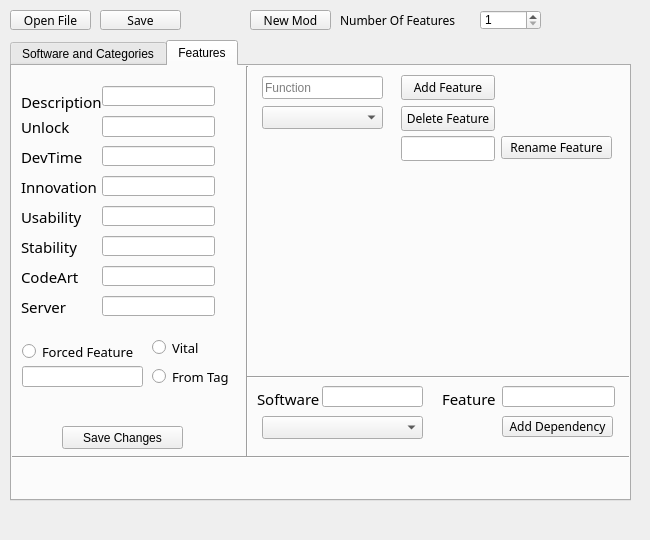
<?xml version="1.0" encoding="UTF-8"?>
<ui version="4.0">
 <class>MainWindow</class>
 <widget class="QMainWindow" name="MainWindow">
  <property name="enabled">
   <bool>true</bool>
  </property>
  <property name="geometry">
   <rect>
    <x>0</x>
    <y>0</y>
    <width>650</width>
    <height>540</height>
   </rect>
  </property>
  <property name="sizePolicy">
   <sizepolicy hsizetype="Expanding" vsizetype="Expanding">
    <horstretch>10</horstretch>
    <verstretch>10</verstretch>
   </sizepolicy>
  </property>
  <property name="minimumSize">
   <size>
    <width>650</width>
    <height>540</height>
   </size>
  </property>
  <property name="maximumSize">
   <size>
    <width>650</width>
    <height>540</height>
   </size>
  </property>
  <property name="windowTitle">
   <string>Modding Tool</string>
  </property>
  <property name="windowIcon">
   <iconset>
    <normaloff>../../../../../.designer/backup/icon.jpg</normaloff>../../../../../.designer/backup/icon.jpg</iconset>
  </property>
  <property name="iconSize">
   <size>
    <width>48</width>
    <height>48</height>
   </size>
  </property>
  <property name="tabShape">
   <enum>QTabWidget::Triangular</enum>
  </property>
  <widget class="QWidget" name="centralwidget">
   <widget class="QPushButton" name="openButton">
    <property name="enabled">
     <bool>true</bool>
    </property>
    <property name="geometry">
     <rect>
      <x>10</x>
      <y>10</y>
      <width>81</width>
      <height>20</height>
     </rect>
    </property>
    <property name="font">
     <font>
      <family>Raavi</family>
      <pointsize>9</pointsize>
     </font>
    </property>
    <property name="text">
     <string>Open File</string>
    </property>
   </widget>
   <widget class="QPushButton" name="saveButton">
    <property name="geometry">
     <rect>
      <x>100</x>
      <y>10</y>
      <width>81</width>
      <height>20</height>
     </rect>
    </property>
    <property name="font">
     <font>
      <family>Raavi</family>
      <pointsize>9</pointsize>
     </font>
    </property>
    <property name="text">
     <string>Save</string>
    </property>
   </widget>
   <widget class="QPushButton" name="newModButton">
    <property name="geometry">
     <rect>
      <x>250</x>
      <y>10</y>
      <width>81</width>
      <height>20</height>
     </rect>
    </property>
    <property name="font">
     <font>
      <family>Raavi</family>
      <pointsize>9</pointsize>
     </font>
    </property>
    <property name="text">
     <string>New Mod</string>
    </property>
   </widget>
   <widget class="QSpinBox" name="featureNum">
    <property name="geometry">
     <rect>
      <x>480</x>
      <y>10</y>
      <width>61</width>
      <height>20</height>
     </rect>
    </property>
    <property name="minimum">
     <number>1</number>
    </property>
    <property name="maximum">
     <number>20</number>
    </property>
   </widget>
   <widget class="QLabel" name="numberOfFeaturesLayout">
    <property name="geometry">
     <rect>
      <x>340</x>
      <y>10</y>
      <width>121</width>
      <height>20</height>
     </rect>
    </property>
    <property name="font">
     <font>
      <family>Raavi</family>
      <pointsize>9</pointsize>
     </font>
    </property>
    <property name="text">
     <string>Number Of Features</string>
    </property>
   </widget>
   <widget class="QTabWidget" name="tabWidget">
    <property name="geometry">
     <rect>
      <x>10</x>
      <y>40</y>
      <width>621</width>
      <height>461</height>
     </rect>
    </property>
    <property name="currentIndex">
     <number>1</number>
    </property>
    <property name="movable">
     <bool>false</bool>
    </property>
    <widget class="QWidget" name="softwareTab">
     <attribute name="title">
      <string>Software and Categories</string>
     </attribute>
     <widget class="QPushButton" name="saveSoftwareButton">
      <property name="enabled">
       <bool>true</bool>
      </property>
      <property name="geometry">
       <rect>
        <x>20</x>
        <y>390</y>
        <width>171</width>
        <height>23</height>
       </rect>
      </property>
      <property name="text">
       <string>Save Changes to Software Type</string>
      </property>
     </widget>
     <widget class="QComboBox" name="cComboBox">
      <property name="enabled">
       <bool>false</bool>
      </property>
      <property name="geometry">
       <rect>
        <x>320</x>
        <y>60</y>
        <width>121</width>
        <height>22</height>
       </rect>
      </property>
     </widget>
     <widget class="QPushButton" name="saveCategoryChanges">
      <property name="enabled">
       <bool>true</bool>
      </property>
      <property name="geometry">
       <rect>
        <x>320</x>
        <y>390</y>
        <width>131</width>
        <height>23</height>
       </rect>
      </property>
      <property name="text">
       <string>Save Category Changes</string>
      </property>
     </widget>
     <widget class="QPushButton" name="removeCategoryButton">
      <property name="enabled">
       <bool>false</bool>
      </property>
      <property name="geometry">
       <rect>
        <x>449</x>
        <y>59</y>
        <width>103</width>
        <height>23</height>
       </rect>
      </property>
      <property name="text">
       <string>Remove Category</string>
      </property>
     </widget>
     <widget class="QLineEdit" name="categoryField">
      <property name="geometry">
       <rect>
        <x>95</x>
        <y>60</y>
        <width>191</width>
        <height>20</height>
       </rect>
      </property>
     </widget>
     <widget class="QLabel" name="label_2">
      <property name="geometry">
       <rect>
        <x>15</x>
        <y>25</y>
        <width>89</width>
        <height>31</height>
       </rect>
      </property>
      <property name="font">
       <font>
        <family>Raavi</family>
        <pointsize>12</pointsize>
       </font>
      </property>
      <property name="text">
       <string>Name       </string>
      </property>
     </widget>
     <widget class="QLabel" name="label">
      <property name="geometry">
       <rect>
        <x>15</x>
        <y>85</y>
        <width>89</width>
        <height>31</height>
       </rect>
      </property>
      <property name="font">
       <font>
        <family>Raavi</family>
        <pointsize>12</pointsize>
       </font>
      </property>
      <property name="text">
       <string>Description</string>
      </property>
     </widget>
     <widget class="QLabel" name="label_8">
      <property name="geometry">
       <rect>
        <x>15</x>
        <y>55</y>
        <width>89</width>
        <height>31</height>
       </rect>
      </property>
      <property name="font">
       <font>
        <family>Raavi</family>
        <pointsize>12</pointsize>
       </font>
      </property>
      <property name="text">
       <string>&lt;html&gt;&lt;head/&gt;&lt;body&gt;&lt;p&gt;&lt;span style=&quot; font-size:12pt;&quot;&gt;Category&lt;/span&gt;&lt;/p&gt;&lt;/body&gt;&lt;/html&gt;</string>
      </property>
     </widget>
     <widget class="QLineEdit" name="description">
      <property name="geometry">
       <rect>
        <x>95</x>
        <y>90</y>
        <width>191</width>
        <height>20</height>
       </rect>
      </property>
     </widget>
     <widget class="QLabel" name="label_4">
      <property name="geometry">
       <rect>
        <x>20</x>
        <y>200</y>
        <width>89</width>
        <height>41</height>
       </rect>
      </property>
      <property name="font">
       <font>
        <family>Raavi</family>
        <pointsize>12</pointsize>
       </font>
      </property>
      <property name="text">
       <string>Random    </string>
      </property>
     </widget>
     <widget class="QLineEdit" name="nameField">
      <property name="enabled">
       <bool>true</bool>
      </property>
      <property name="geometry">
       <rect>
        <x>95</x>
        <y>30</y>
        <width>191</width>
        <height>20</height>
       </rect>
      </property>
     </widget>
     <widget class="QLabel" name="label_3">
      <property name="geometry">
       <rect>
        <x>15</x>
        <y>170</y>
        <width>89</width>
        <height>39</height>
       </rect>
      </property>
      <property name="font">
       <font>
        <family>Raavi</family>
        <pointsize>12</pointsize>
       </font>
      </property>
      <property name="text">
       <string>InHouse</string>
      </property>
     </widget>
     <widget class="QLabel" name="label_5">
      <property name="geometry">
       <rect>
        <x>15</x>
        <y>140</y>
        <width>89</width>
        <height>41</height>
       </rect>
      </property>
      <property name="font">
       <font>
        <family>Raavi</family>
        <pointsize>12</pointsize>
       </font>
      </property>
      <property name="text">
       <string>OSSpecific</string>
      </property>
     </widget>
     <widget class="QLineEdit" name="inHouse">
      <property name="geometry">
       <rect>
        <x>95</x>
        <y>180</y>
        <width>121</width>
        <height>21</height>
       </rect>
      </property>
     </widget>
     <widget class="QLineEdit" name="unlock">
      <property name="geometry">
       <rect>
        <x>95</x>
        <y>120</y>
        <width>121</width>
        <height>21</height>
       </rect>
      </property>
     </widget>
     <widget class="QLineEdit" name="osSpecific">
      <property name="geometry">
       <rect>
        <x>95</x>
        <y>150</y>
        <width>121</width>
        <height>21</height>
       </rect>
      </property>
     </widget>
     <widget class="QLabel" name="label_7">
      <property name="geometry">
       <rect>
        <x>15</x>
        <y>110</y>
        <width>89</width>
        <height>39</height>
       </rect>
      </property>
      <property name="font">
       <font>
        <family>Raavi</family>
        <pointsize>12</pointsize>
       </font>
      </property>
      <property name="text">
       <string>Unlock     </string>
      </property>
     </widget>
     <widget class="QLineEdit" name="nameGenerator">
      <property name="geometry">
       <rect>
        <x>20</x>
        <y>350</y>
        <width>171</width>
        <height>21</height>
       </rect>
      </property>
     </widget>
     <widget class="QLabel" name="label_23">
      <property name="geometry">
       <rect>
        <x>20</x>
        <y>320</y>
        <width>109</width>
        <height>39</height>
       </rect>
      </property>
      <property name="font">
       <font>
        <family>Raavi</family>
        <pointsize>12</pointsize>
       </font>
      </property>
      <property name="text">
       <string>Name Generator</string>
      </property>
     </widget>
     <widget class="QCheckBox" name="categoryCheckbox">
      <property name="enabled">
       <bool>true</bool>
      </property>
      <property name="geometry">
       <rect>
        <x>320</x>
        <y>30</y>
        <width>101</width>
        <height>17</height>
       </rect>
      </property>
      <property name="font">
       <font>
        <family>Raavi</family>
        <pointsize>12</pointsize>
       </font>
      </property>
      <property name="text">
       <string>Categories</string>
      </property>
     </widget>
     <widget class="QLineEdit" name="categName">
      <property name="enabled">
       <bool>true</bool>
      </property>
      <property name="geometry">
       <rect>
        <x>400</x>
        <y>110</y>
        <width>151</width>
        <height>20</height>
       </rect>
      </property>
     </widget>
     <widget class="QLabel" name="label_28">
      <property name="geometry">
       <rect>
        <x>320</x>
        <y>140</y>
        <width>71</width>
        <height>20</height>
       </rect>
      </property>
      <property name="font">
       <font>
        <family>Raavi</family>
        <pointsize>12</pointsize>
       </font>
      </property>
      <property name="text">
       <string>Description</string>
      </property>
     </widget>
     <widget class="QLabel" name="label_29">
      <property name="geometry">
       <rect>
        <x>319</x>
        <y>170</y>
        <width>71</width>
        <height>16</height>
       </rect>
      </property>
      <property name="font">
       <font>
        <family>Raavi</family>
        <pointsize>12</pointsize>
       </font>
      </property>
      <property name="text">
       <string>Unlock</string>
      </property>
     </widget>
     <widget class="QLabel" name="label_30">
      <property name="geometry">
       <rect>
        <x>319</x>
        <y>199</y>
        <width>71</width>
        <height>20</height>
       </rect>
      </property>
      <property name="font">
       <font>
        <family>Raavi</family>
        <pointsize>12</pointsize>
       </font>
      </property>
      <property name="text">
       <string>Popularity</string>
      </property>
     </widget>
     <widget class="QLabel" name="label_32">
      <property name="geometry">
       <rect>
        <x>319</x>
        <y>230</y>
        <width>71</width>
        <height>16</height>
       </rect>
      </property>
      <property name="font">
       <font>
        <family>Raavi</family>
        <pointsize>12</pointsize>
       </font>
      </property>
      <property name="text">
       <string>Retention</string>
      </property>
     </widget>
     <widget class="QLineEdit" name="categUnlock">
      <property name="enabled">
       <bool>true</bool>
      </property>
      <property name="geometry">
       <rect>
        <x>400</x>
        <y>170</y>
        <width>81</width>
        <height>20</height>
       </rect>
      </property>
     </widget>
     <widget class="QLabel" name="label_31">
      <property name="geometry">
       <rect>
        <x>320</x>
        <y>259</y>
        <width>71</width>
        <height>20</height>
       </rect>
      </property>
      <property name="font">
       <font>
        <family>Raavi</family>
        <pointsize>12</pointsize>
       </font>
      </property>
      <property name="text">
       <string>TimeScale</string>
      </property>
     </widget>
     <widget class="QPushButton" name="addCategoryButton">
      <property name="enabled">
       <bool>false</bool>
      </property>
      <property name="geometry">
       <rect>
        <x>449</x>
        <y>85</y>
        <width>103</width>
        <height>22</height>
       </rect>
      </property>
      <property name="text">
       <string>Add Category</string>
      </property>
     </widget>
     <widget class="QLabel" name="label_33">
      <property name="geometry">
       <rect>
        <x>320</x>
        <y>290</y>
        <width>71</width>
        <height>16</height>
       </rect>
      </property>
      <property name="font">
       <font>
        <family>Raavi</family>
        <pointsize>12</pointsize>
       </font>
      </property>
      <property name="text">
       <string>Iterative</string>
      </property>
     </widget>
     <widget class="QLineEdit" name="categNameGen">
      <property name="geometry">
       <rect>
        <x>440</x>
        <y>320</y>
        <width>111</width>
        <height>21</height>
       </rect>
      </property>
     </widget>
     <widget class="QLabel" name="label_34">
      <property name="geometry">
       <rect>
        <x>319</x>
        <y>320</y>
        <width>121</width>
        <height>16</height>
       </rect>
      </property>
      <property name="font">
       <font>
        <family>Raavi</family>
        <pointsize>12</pointsize>
       </font>
      </property>
      <property name="text">
       <string>Name Generator</string>
      </property>
     </widget>
     <widget class="QLabel" name="label_24">
      <property name="geometry">
       <rect>
        <x>20</x>
        <y>230</y>
        <width>89</width>
        <height>39</height>
       </rect>
      </property>
      <property name="font">
       <font>
        <family>Raavi</family>
        <pointsize>12</pointsize>
       </font>
      </property>
      <property name="text">
       <string>Retention</string>
      </property>
     </widget>
     <widget class="QLabel" name="label_25">
      <property name="geometry">
       <rect>
        <x>20</x>
        <y>260</y>
        <width>89</width>
        <height>39</height>
       </rect>
      </property>
      <property name="font">
       <font>
        <family>Raavi</family>
        <pointsize>12</pointsize>
       </font>
      </property>
      <property name="text">
       <string>Iterative</string>
      </property>
     </widget>
     <widget class="QLabel" name="label_6">
      <property name="geometry">
       <rect>
        <x>20</x>
        <y>290</y>
        <width>89</width>
        <height>39</height>
       </rect>
      </property>
      <property name="font">
       <font>
        <family>Raavi</family>
        <pointsize>12</pointsize>
       </font>
      </property>
      <property name="text">
       <string>Population </string>
      </property>
     </widget>
     <widget class="QLineEdit" name="categDesc">
      <property name="geometry">
       <rect>
        <x>400</x>
        <y>140</y>
        <width>151</width>
        <height>20</height>
       </rect>
      </property>
     </widget>
     <widget class="QLabel" name="label_35">
      <property name="geometry">
       <rect>
        <x>320</x>
        <y>110</y>
        <width>51</width>
        <height>20</height>
       </rect>
      </property>
      <property name="font">
       <font>
        <family>Raavi</family>
        <pointsize>12</pointsize>
       </font>
      </property>
      <property name="text">
       <string>Name</string>
      </property>
     </widget>
     <widget class="QLineEdit" name="categPopularity">
      <property name="geometry">
       <rect>
        <x>400</x>
        <y>200</y>
        <width>81</width>
        <height>20</height>
       </rect>
      </property>
     </widget>
     <widget class="QLineEdit" name="categRetention">
      <property name="geometry">
       <rect>
        <x>400</x>
        <y>230</y>
        <width>81</width>
        <height>20</height>
       </rect>
      </property>
     </widget>
     <widget class="QLineEdit" name="categTimeScale">
      <property name="geometry">
       <rect>
        <x>400</x>
        <y>260</y>
        <width>81</width>
        <height>20</height>
       </rect>
      </property>
     </widget>
     <widget class="QLineEdit" name="categIterative">
      <property name="geometry">
       <rect>
        <x>400</x>
        <y>290</y>
        <width>81</width>
        <height>20</height>
       </rect>
      </property>
     </widget>
     <widget class="QLineEdit" name="retention">
      <property name="geometry">
       <rect>
        <x>95</x>
        <y>240</y>
        <width>121</width>
        <height>20</height>
       </rect>
      </property>
     </widget>
     <widget class="QLineEdit" name="random">
      <property name="geometry">
       <rect>
        <x>95</x>
        <y>210</y>
        <width>121</width>
        <height>20</height>
       </rect>
      </property>
     </widget>
     <widget class="QLineEdit" name="population">
      <property name="geometry">
       <rect>
        <x>95</x>
        <y>300</y>
        <width>121</width>
        <height>20</height>
       </rect>
      </property>
     </widget>
     <widget class="QLineEdit" name="iterative">
      <property name="geometry">
       <rect>
        <x>95</x>
        <y>270</y>
        <width>121</width>
        <height>20</height>
       </rect>
      </property>
     </widget>
     <widget class="Line" name="line_6">
      <property name="geometry">
       <rect>
        <x>300</x>
        <y>0</y>
        <width>3</width>
        <height>440</height>
       </rect>
      </property>
      <property name="orientation">
       <enum>Qt::Vertical</enum>
      </property>
     </widget>
    </widget>
    <widget class="QWidget" name="featuresTab">
     <attribute name="title">
      <string>Features</string>
     </attribute>
     <widget class="QPushButton" name="deleteFeatureButton">
      <property name="enabled">
       <bool>true</bool>
      </property>
      <property name="geometry">
       <rect>
        <x>389</x>
        <y>40</y>
        <width>94</width>
        <height>25</height>
       </rect>
      </property>
      <property name="font">
       <font>
        <family>Raavi</family>
        <pointsize>9</pointsize>
       </font>
      </property>
      <property name="text">
       <string>Delete Feature</string>
      </property>
     </widget>
     <widget class="QLineEdit" name="featureNameEdit">
      <property name="enabled">
       <bool>true</bool>
      </property>
      <property name="geometry">
       <rect>
        <x>250</x>
        <y>10</y>
        <width>121</width>
        <height>23</height>
       </rect>
      </property>
      <property name="maximumSize">
       <size>
        <width>121</width>
        <height>16777215</height>
       </size>
      </property>
      <property name="text">
       <string/>
      </property>
      <property name="placeholderText">
       <string>Function</string>
      </property>
     </widget>
     <widget class="QPushButton" name="renameFeatureButton">
      <property name="enabled">
       <bool>true</bool>
      </property>
      <property name="geometry">
       <rect>
        <x>489</x>
        <y>70</y>
        <width>111</width>
        <height>23</height>
       </rect>
      </property>
      <property name="maximumSize">
       <size>
        <width>200</width>
        <height>16777215</height>
       </size>
      </property>
      <property name="font">
       <font>
        <family>Raavi</family>
        <pointsize>9</pointsize>
       </font>
      </property>
      <property name="text">
       <string>Rename Feature</string>
      </property>
     </widget>
     <widget class="QPushButton" name="addFeatureButton">
      <property name="enabled">
       <bool>true</bool>
      </property>
      <property name="geometry">
       <rect>
        <x>389</x>
        <y>9</y>
        <width>94</width>
        <height>25</height>
       </rect>
      </property>
      <property name="maximumSize">
       <size>
        <width>100</width>
        <height>16777215</height>
       </size>
      </property>
      <property name="font">
       <font>
        <family>Raavi</family>
        <pointsize>9</pointsize>
       </font>
      </property>
      <property name="text">
       <string>Add Feature</string>
      </property>
     </widget>
     <widget class="QComboBox" name="fComboBox">
      <property name="enabled">
       <bool>true</bool>
      </property>
      <property name="geometry">
       <rect>
        <x>250</x>
        <y>40</y>
        <width>121</width>
        <height>23</height>
       </rect>
      </property>
      <property name="editable">
       <bool>false</bool>
      </property>
     </widget>
     <widget class="QLineEdit" name="newNameEdit">
      <property name="geometry">
       <rect>
        <x>389</x>
        <y>70</y>
        <width>94</width>
        <height>25</height>
       </rect>
      </property>
     </widget>
     <widget class="QComboBox" name="dependencyComboBox">
      <property name="enabled">
       <bool>false</bool>
      </property>
      <property name="geometry">
       <rect>
        <x>810</x>
        <y>130</y>
        <width>121</width>
        <height>31</height>
       </rect>
      </property>
     </widget>
     <widget class="QPushButton" name="deleteDependencyBttn">
      <property name="enabled">
       <bool>false</bool>
      </property>
      <property name="geometry">
       <rect>
        <x>940</x>
        <y>130</y>
        <width>111</width>
        <height>31</height>
       </rect>
      </property>
      <property name="text">
       <string>Delete Dependency</string>
      </property>
     </widget>
     <widget class="QLabel" name="label_13">
      <property name="geometry">
       <rect>
        <x>9</x>
        <y>80</y>
        <width>71</width>
        <height>21</height>
       </rect>
      </property>
      <property name="font">
       <font>
        <family>Raavi</family>
        <pointsize>11</pointsize>
       </font>
      </property>
      <property name="text">
       <string>DevTime</string>
      </property>
     </widget>
     <widget class="QLabel" name="label_14">
      <property name="geometry">
       <rect>
        <x>9</x>
        <y>110</y>
        <width>81</width>
        <height>21</height>
       </rect>
      </property>
      <property name="font">
       <font>
        <family>Raavi</family>
        <pointsize>11</pointsize>
       </font>
      </property>
      <property name="text">
       <string>Innovation</string>
      </property>
     </widget>
     <widget class="QLabel" name="label_10">
      <property name="geometry">
       <rect>
        <x>9</x>
        <y>20</y>
        <width>81</width>
        <height>31</height>
       </rect>
      </property>
      <property name="font">
       <font>
        <family>Raavi</family>
        <pointsize>11</pointsize>
       </font>
      </property>
      <property name="text">
       <string>Description</string>
      </property>
     </widget>
     <widget class="QLineEdit" name="featureUnlock">
      <property name="enabled">
       <bool>true</bool>
      </property>
      <property name="geometry">
       <rect>
        <x>90</x>
        <y>50</y>
        <width>113</width>
        <height>21</height>
       </rect>
      </property>
     </widget>
     <widget class="QLabel" name="label_12">
      <property name="geometry">
       <rect>
        <x>9</x>
        <y>50</y>
        <width>61</width>
        <height>21</height>
       </rect>
      </property>
      <property name="font">
       <font>
        <family>Raavi</family>
        <pointsize>11</pointsize>
       </font>
      </property>
      <property name="text">
       <string>Unlock</string>
      </property>
     </widget>
     <widget class="QLabel" name="ServerLabel">
      <property name="geometry">
       <rect>
        <x>9</x>
        <y>230</y>
        <width>71</width>
        <height>21</height>
       </rect>
      </property>
      <property name="font">
       <font>
        <family>Raavi</family>
        <pointsize>11</pointsize>
       </font>
      </property>
      <property name="text">
       <string>Server</string>
      </property>
     </widget>
     <widget class="QLabel" name="label_11">
      <property name="geometry">
       <rect>
        <x>9</x>
        <y>140</y>
        <width>71</width>
        <height>21</height>
       </rect>
      </property>
      <property name="font">
       <font>
        <family>Raavi</family>
        <pointsize>11</pointsize>
       </font>
      </property>
      <property name="text">
       <string>Usability</string>
      </property>
     </widget>
     <widget class="QLabel" name="label_17">
      <property name="geometry">
       <rect>
        <x>9</x>
        <y>200</y>
        <width>71</width>
        <height>21</height>
       </rect>
      </property>
      <property name="font">
       <font>
        <family>Raavi</family>
        <pointsize>11</pointsize>
       </font>
      </property>
      <property name="text">
       <string>CodeArt</string>
      </property>
     </widget>
     <widget class="QLabel" name="label_15">
      <property name="geometry">
       <rect>
        <x>9</x>
        <y>170</y>
        <width>71</width>
        <height>21</height>
       </rect>
      </property>
      <property name="font">
       <font>
        <family>Raavi</family>
        <pointsize>11</pointsize>
       </font>
      </property>
      <property name="text">
       <string>Stability</string>
      </property>
     </widget>
     <widget class="QPushButton" name="savechanges">
      <property name="enabled">
       <bool>true</bool>
      </property>
      <property name="geometry">
       <rect>
        <x>50</x>
        <y>360</y>
        <width>121</width>
        <height>23</height>
       </rect>
      </property>
      <property name="text">
       <string>Save Changes</string>
      </property>
     </widget>
     <widget class="QLineEdit" name="fromEdit">
      <property name="geometry">
       <rect>
        <x>10</x>
        <y>300</y>
        <width>121</width>
        <height>21</height>
       </rect>
      </property>
     </widget>
     <widget class="QRadioButton" name="vitalCheckbox">
      <property name="geometry">
       <rect>
        <x>140</x>
        <y>260</y>
        <width>61</width>
        <height>43</height>
       </rect>
      </property>
      <property name="font">
       <font>
        <family>Raavi</family>
        <pointsize>10</pointsize>
       </font>
      </property>
      <property name="text">
       <string>Vital</string>
      </property>
     </widget>
     <widget class="QRadioButton" name="fromCheckbox">
      <property name="geometry">
       <rect>
        <x>140</x>
        <y>300</y>
        <width>81</width>
        <height>21</height>
       </rect>
      </property>
      <property name="font">
       <font>
        <family>Raavi</family>
        <pointsize>10</pointsize>
       </font>
      </property>
      <property name="text">
       <string>From Tag</string>
      </property>
     </widget>
     <widget class="QRadioButton" name="forcedCheckbox">
      <property name="enabled">
       <bool>true</bool>
      </property>
      <property name="geometry">
       <rect>
        <x>10</x>
        <y>260</y>
        <width>121</width>
        <height>51</height>
       </rect>
      </property>
      <property name="font">
       <font>
        <family>Raavi</family>
        <pointsize>10</pointsize>
       </font>
      </property>
      <property name="text">
       <string>Forced Feature</string>
      </property>
     </widget>
     <widget class="Line" name="line">
      <property name="geometry">
       <rect>
        <x>220</x>
        <y>0</y>
        <width>31</width>
        <height>391</height>
       </rect>
      </property>
      <property name="orientation">
       <enum>Qt::Vertical</enum>
      </property>
     </widget>
     <widget class="Line" name="line_3">
      <property name="geometry">
       <rect>
        <x>0</x>
        <y>390</y>
        <width>234</width>
        <height>3</height>
       </rect>
      </property>
      <property name="orientation">
       <enum>Qt::Horizontal</enum>
      </property>
     </widget>
     <widget class="QPushButton" name="addDependencyButton">
      <property name="enabled">
       <bool>true</bool>
      </property>
      <property name="geometry">
       <rect>
        <x>490</x>
        <y>350</y>
        <width>111</width>
        <height>21</height>
       </rect>
      </property>
      <property name="font">
       <font>
        <family>Raavi</family>
        <pointsize>9</pointsize>
       </font>
      </property>
      <property name="text">
       <string>Add Dependency</string>
      </property>
     </widget>
     <widget class="QLabel" name="label_9">
      <property name="geometry">
       <rect>
        <x>245</x>
        <y>325</y>
        <width>111</width>
        <height>16</height>
       </rect>
      </property>
      <property name="font">
       <font>
        <family>Raavi</family>
        <pointsize>11</pointsize>
       </font>
      </property>
      <property name="text">
       <string>Software</string>
      </property>
     </widget>
     <widget class="QLabel" name="label_16">
      <property name="geometry">
       <rect>
        <x>430</x>
        <y>325</y>
        <width>111</width>
        <height>16</height>
       </rect>
      </property>
      <property name="font">
       <font>
        <family>Raavi</family>
        <pointsize>11</pointsize>
       </font>
      </property>
      <property name="text">
       <string>Feature</string>
      </property>
     </widget>
     <widget class="QLineEdit" name="dependency_software">
      <property name="geometry">
       <rect>
        <x>310</x>
        <y>320</y>
        <width>101</width>
        <height>21</height>
       </rect>
      </property>
     </widget>
     <widget class="QLineEdit" name="dependency_feature">
      <property name="geometry">
       <rect>
        <x>490</x>
        <y>320</y>
        <width>113</width>
        <height>21</height>
       </rect>
      </property>
     </widget>
     <widget class="Line" name="line_4">
      <property name="geometry">
       <rect>
        <x>235</x>
        <y>310</y>
        <width>510</width>
        <height>3</height>
       </rect>
      </property>
      <property name="orientation">
       <enum>Qt::Horizontal</enum>
      </property>
     </widget>
     <widget class="Line" name="line_5">
      <property name="geometry">
       <rect>
        <x>230</x>
        <y>390</y>
        <width>510</width>
        <height>3</height>
       </rect>
      </property>
      <property name="orientation">
       <enum>Qt::Horizontal</enum>
      </property>
     </widget>
     <widget class="QComboBox" name="dComboBox">
      <property name="enabled">
       <bool>true</bool>
      </property>
      <property name="geometry">
       <rect>
        <x>250</x>
        <y>350</y>
        <width>161</width>
        <height>23</height>
       </rect>
      </property>
      <property name="editable">
       <bool>false</bool>
      </property>
     </widget>
     <widget class="QLineEdit" name="featureUsability">
      <property name="geometry">
       <rect>
        <x>90</x>
        <y>140</y>
        <width>113</width>
        <height>20</height>
       </rect>
      </property>
     </widget>
     <widget class="QLineEdit" name="featureInnovation">
      <property name="geometry">
       <rect>
        <x>90</x>
        <y>110</y>
        <width>113</width>
        <height>20</height>
       </rect>
      </property>
     </widget>
     <widget class="QLineEdit" name="featureDevTime">
      <property name="geometry">
       <rect>
        <x>90</x>
        <y>80</y>
        <width>113</width>
        <height>20</height>
       </rect>
      </property>
     </widget>
     <widget class="QLineEdit" name="featureStability">
      <property name="geometry">
       <rect>
        <x>90</x>
        <y>170</y>
        <width>113</width>
        <height>20</height>
       </rect>
      </property>
     </widget>
     <widget class="QLineEdit" name="featureCodeArt">
      <property name="geometry">
       <rect>
        <x>90</x>
        <y>200</y>
        <width>113</width>
        <height>20</height>
       </rect>
      </property>
     </widget>
     <widget class="QLineEdit" name="featureServer">
      <property name="geometry">
       <rect>
        <x>90</x>
        <y>230</y>
        <width>113</width>
        <height>20</height>
       </rect>
      </property>
     </widget>
     <widget class="QLineEdit" name="fDesc">
      <property name="geometry">
       <rect>
        <x>90</x>
        <y>20</y>
        <width>113</width>
        <height>20</height>
       </rect>
      </property>
     </widget>
    </widget>
   </widget>
  </widget>
 </widget>
 <resources/>
 <connections/>
</ui>
